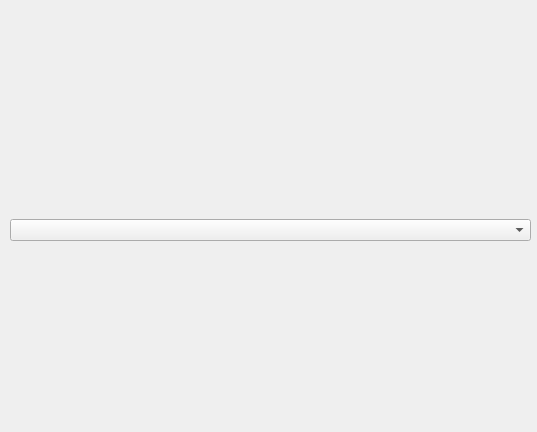
<?xml version="1.0" encoding="UTF-8"?>
<ui version="4.0">
 <class>Form</class>
 <widget class="QWidget" name="Form">
  <property name="geometry">
   <rect>
    <x>0</x>
    <y>0</y>
    <width>537</width>
    <height>432</height>
   </rect>
  </property>
  <property name="windowTitle">
   <string>Form</string>
  </property>
  <widget class="QWidget" name="gridLayoutWidget">
   <property name="geometry">
    <rect>
     <x>10</x>
     <y>40</y>
     <width>521</width>
     <height>381</height>
    </rect>
   </property>
   <layout class="QGridLayout" name="gridLayout">
    <item row="0" column="0">
     <widget class="QComboBox" name="comboBox">
      <property name="frame">
       <bool>true</bool>
      </property>
     </widget>
    </item>
   </layout>
  </widget>
 </widget>
 <resources/>
 <connections/>
</ui>
